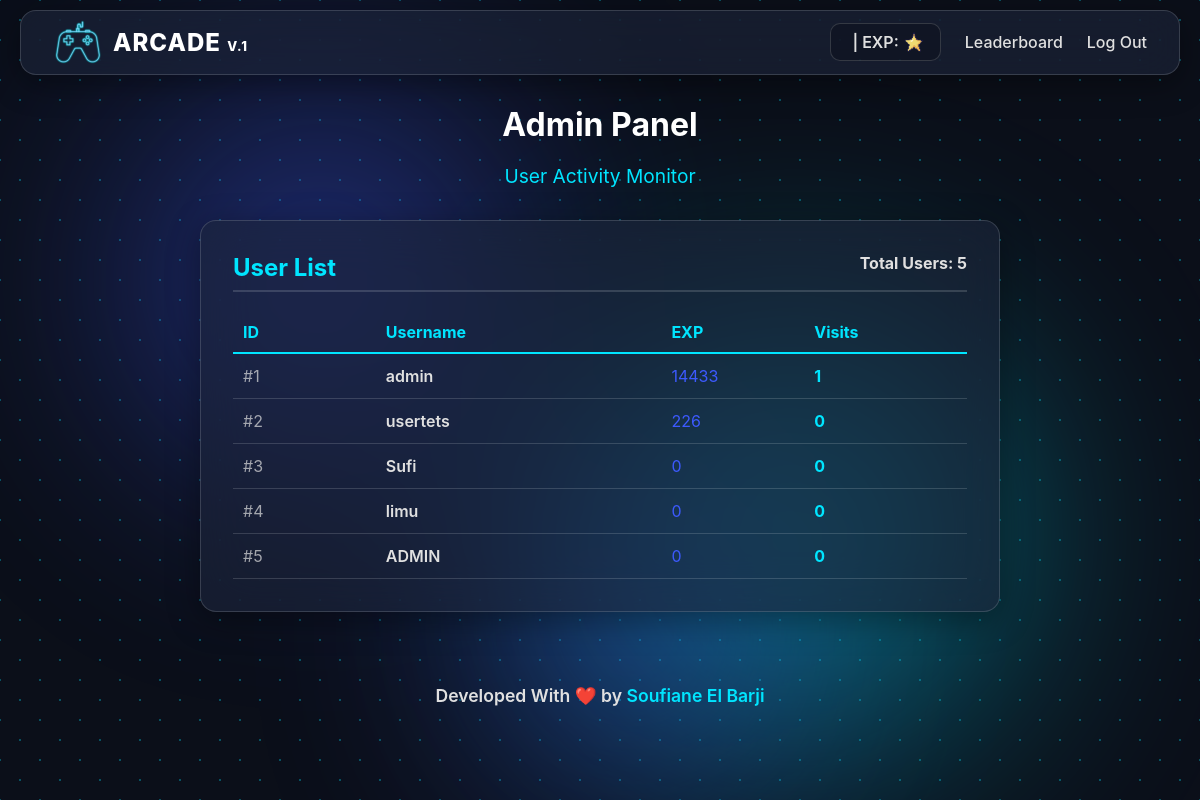
The page /admin (signed in) on the database its author committed.
### tables this page shows
CREATE TABLE users (
    id INTEGER PRIMARY KEY AUTOINCREMENT NOT NULL,
    username TEXT NOT NULL UNIQUE,
    hash TEXT NOT NULL,
    total_exp INTEGER NOT NULL DEFAULT 0
, access_count INTEGER DEFAULT 0);

### app.py (the view)
@app.route("/admin")
@login_required
def admin():
    user_rows = db.execute("SELECT username FROM users WHERE id = ?", session["user_id"])
    if not user_rows:
        return redirect("/")
    if user_rows[0]["username"] != "admin":
        return render_template("index.html", error="Admins Only") # Or redirect
    all_users = db.execute("SELECT * FROM users ORDER BY access_count DESC")
    return render_template("admin.html", users=all_users)

### app.py (called while the page is built)
@app.after_request
def after_request(response):
    response.headers["Cache-Control"] = "no-cache, no-store, must-revalidate"
    response.headers["Expires"] = 0
    response.headers["Pragma"] = "no-cache"
    return response

### helpers.py (called while the page is built)
def login_required(f):
    @wraps(f)
    def decorated_function(*args, **kwargs):
        if session.get("user_id") is None:
            return redirect("/login")
        return f(*args, **kwargs)
    return decorated_function

### templates/admin.html (shortened to what this page needs)
{% extends "layout.html" %}
{% block main %}
<div class="header">
    <h1>Admin Panel</h1>
    <p>User Activity Monitor</p>
</div>
<div class="leaderboard-container" style="max-width: 800px;">
    <div class="leaderboard-card glass-effect">
        <h2 style="display: flex; justify-content: space-between;">
            <span>User List</span>
            <span style="font-size: 1rem; color: var(--text-color);">Total Users: {{ users|length }}</span>
        </h2>
        <div style="display: grid; grid-template-columns: 1fr 2fr 1fr 1fr; padding: 10px; border-bottom: 2px solid var(--secondary-color); font-weight: bold; color: var(--secondary-color);">
            <span>ID</span>
            <span>Username</span>
            <span>EXP</span>
            <span>Visits</span>
        </div>
        <div class="user-list" style="max-height: 500px; overflow-y: auto;">
            {% for user in users %}
                <div style="display: grid; grid-template-columns: 1fr 2fr 1fr 1fr; padding: 12px 10px; border-bottom: 1px solid var(--border-color-light); align-items: center;">
                    <span style="opacity: 0.7;">#{{ user.id }}</span>
                    <span class="username" style="font-weight: 600;">{{ user.username }}</span>
                    <span style="color: var(--primary-color);">{{ user.total_exp }}</span>
                    <span style="color: var(--secondary-color); font-weight: bold;">{{ user.access_count }}</span>
                </div>
            {% else %}
                <div style="padding: 2rem; text-align: center;">No users found.</div>
            {% endfor %}
        </div>
    </div>
</div>
{% endblock %}

### static/styles.css (style rules this page uses)
:root { --bg-color: #0b0f19; --card-bg: rgba(29, 38, 59, 0.6); --border-color-light: rgba(255, 255, 255, 0.15); --text-color: #e0e0e0; --heading-color: #ffffff; --primary-color: #3d5afe; --secondary-color: #00e5ff; --danger-color: #dc3545; --input-bg: rgba(37, 37, 37, 0.6); --input-border: rgba(85, 85, 85, 0.6); --body-font: -apple-system, BlinkMacSystemFont, 'Segoe UI', Roboto, Oxygen, Ubuntu, Cantarell, 'Open Sans', 'Helvetica Neue', sans-serif; }
*, *::before, *::after { box-sizing: border-box; }
body { background-color: var(--bg-color); color: var(--text-color); font-family: var(--body-font); position: relative; transition: background-color 0.3s ease, color 0.3s ease; margin: 0; padding-top: 100px; min-height: 100vh; overflow-x: hidden; background-image: radial-gradient(rgba(0, 229, 255, 0.315) 1px, transparent 1px), radial-gradient(rgba(0, 229, 255, 0.315) 1px, transparent 1px); background-position: 0 0, 20px 20px; background-size: 40px 40px; }
.glass-effect { background-color: var(--card-bg) !important; backdrop-filter: blur(25px); -webkit-backdrop-filter: blur(25px); border: 1px solid var(--border-color-light) !important; border-radius: 1rem; box-shadow: 0 8px 32px 0 rgba(0, 0, 0, 0.37); }
.header { text-align: center; margin-bottom: 3rem; }
.header h1 { font-size: 2.5rem; margin-bottom: 0.5rem; color: var(--heading-color); }
.header p { font-size: 1.2rem; color: var(--secondary-color); }
.leaderboard-container { max-width: 600px; margin: 2rem auto; }
.leaderboard-card { padding: 2rem; }
.leaderboard-card h2 { margin-top: 0; color: var(--secondary-color); border-bottom: 2px solid var(--border-color-light); padding-bottom: 0.5rem; }
@media screen and (max-height: 900px), screen and (max-width: 1200px) { body { padding-top: 60px; } }
@media screen and (max-height: 900px), screen and (max-width: 1200px) { .header h1 { font-size: 2rem; } }
@media screen and (max-height: 900px), screen and (max-width: 1200px) { .header { margin-bottom: 2rem; } }

### rows shown on the page
users: id "1", username "admin", total_exp "14433", access_count "1"
users: id "2", username "usertets", total_exp "226", access_count "0"
users: id "3", username "Sufi", total_exp "0", access_count "0"
users: id "4", username "limu", total_exp "0", access_count "0"
users: id "5", username "ADMIN", total_exp "0", access_count "0"

### other values the page prints
{{ users|length }} "5"
